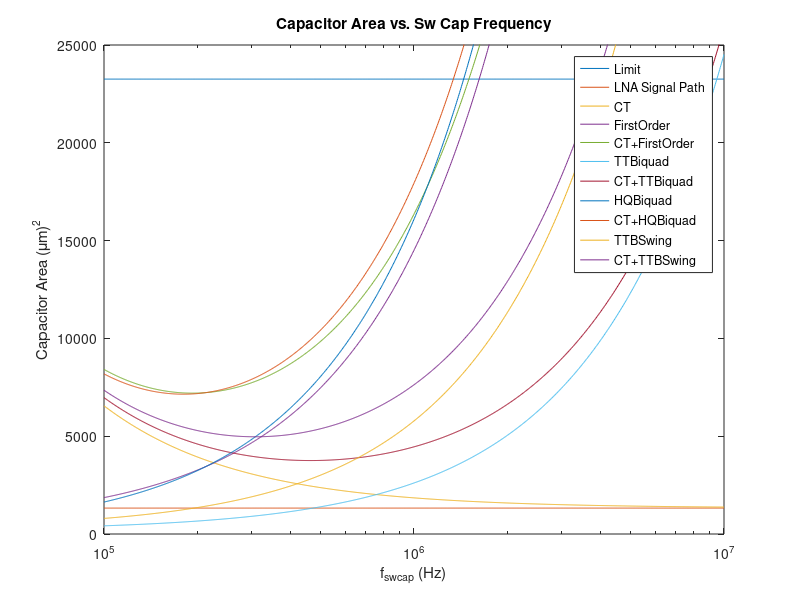
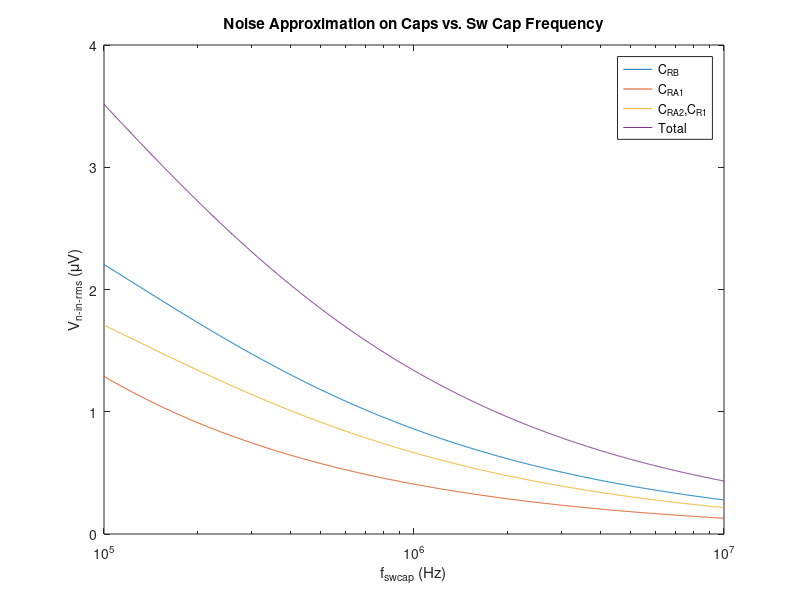
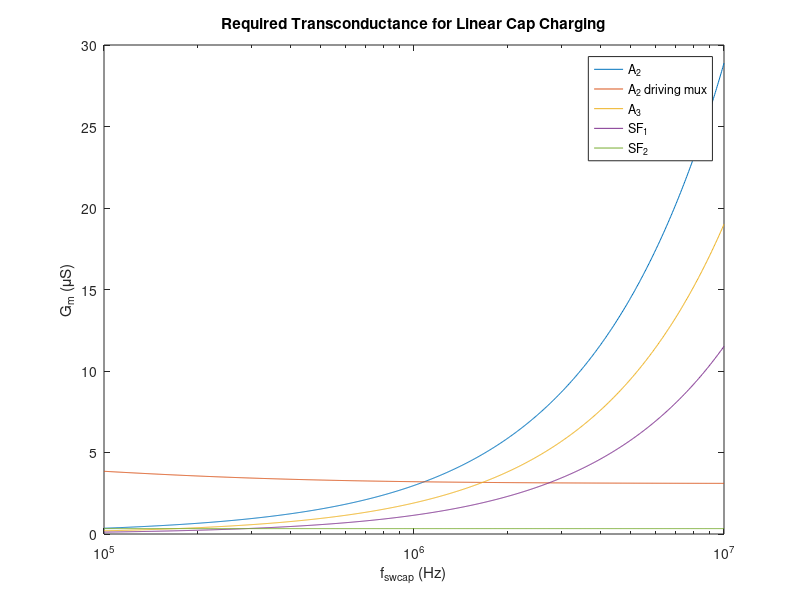
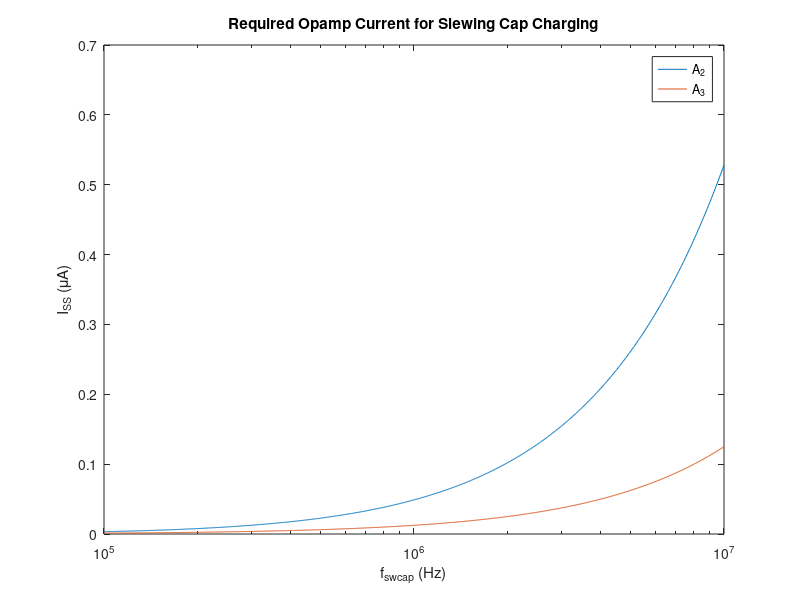

Here is the MATLAB script that generated these plots, in order: (Note: this script raises an error after producing the figures.)
% polymorph active swcap BPF calculations
% CRT
% 03/25/2020 - 07/22/2020

%% housekeeping
close all
clear all

%% design parameters

% basic
V_DD = 1.5;
gmid_WI = 25;

% info from pixel system-level design
C_in = 1e-12;

% number of sweep points
num_points = 1000;

% filter design
f_swcap = logspace(5,7,num_points)';
%f_swcap = 480e3;
f_HP = 300;
f_LP = 10e3;

% mux freq
f_mux = 32 * 30e3;

% first stage gain
A_1 = 100;
A_OL1 = 10000;
% first stage transconductance
g_m1 = 230e-6;
R_O1 = A_OL1 / g_m1;

% filter stage gain
A_f = 1;
% parasitic LPF gain (output of A3)
A_LP = 5/3;

% expected signal amplitudes
sig_AP = 2e-3;
sig_LFP = 3e-3;

% amplitude range
V_pp = 4e-3;
V_p = V_pp / 2;
V_p_single = V_p / 2;

% nonidealities
gain_error = 0.01;
% stopband is defined as the point where 20dB rolloff stops and
% the low-freq zero kicks in
stopband_edge = 5;

% settling accuracy and associated time constant
settle_acc = 0.001;
settling_TCs = -log(settle_acc);
% assumed compensation cap for OTAs
C_load = 100e-15;
% mux line wiring capacitance
C_mux = 20e-15;
% fraction of period available for settling
settling_frac = 0.4;

%% physical constants
k = 1.38e-23;
T = 273 + 37;

%% technology information
cap_per_area = 6.04e-15 / (2*2);    % [F/(um)^2]
cap_per_area_mos = 7.0e-15;
total_area = 152.5^2;
total_cap = total_area * cap_per_area;

area_limit = total_area * ones(num_points, 1);

%% area contrib of LNA signal-path caps
area_sig = 2 .* C_in ./ cap_per_area;

figure
semilogx(f_swcap, area_limit);
hold on
semilogx(f_swcap, area_sig * ones(num_points, 1));

%% area contrib of first-stage CT filter capacitor and signal-path caps
f_LPCT = f_swcap ./ 10;
C_L = g_m1 ./ (2*pi .* f_LPCT .* A_1);

area_CT = C_L ./ cap_per_area_mos + area_sig;

semilogx(f_swcap, area_CT);

%% design based on CT first-order BPF (see Vol. 1 p. 185)

% swcap filter cap calculations
C_4 = 10e-15;
noise_inref = sqrt(k*T ./ C_4) ./ A_1;

C_2 = f_swcap .* C_4 ./ (2*pi*f_HP);

C_1 = A_f .* C_2;

C_3 = (2*pi*f_LP) .* C_1 ./ f_swcap;

C_firstorder = 2.*(C_1 + C_2 + C_3 + C_4);

% area
area_firstorder = C_firstorder ./ cap_per_area;

% plots
semilogx(f_swcap, area_firstorder);
semilogx(f_swcap, area_firstorder+area_CT);

%% design based on CT biquad - TT

% biquad filter params
omega_0 = 2*pi*sqrt(f_HP .* f_LP);
BW = 2*pi*(f_LP - f_HP);
Q = omega_0 ./ BW;

% swcap filter cap calculations
C_RA = 10e-15;

R_A = 1 ./ (C_RA .* f_swcap);
C_A = 1 ./ (omega_0 .* R_A);

R_B = R_A .* Q;
C_RB = 1 ./ (R_B .* f_swcap);

R_1 = R_B ./ A_f;
C_R1 = 1 ./ (R_1 .* f_swcap);

C_biquad = 2.*(2.*(C_A + C_RA) + C_RB + C_R1);

% area
area_biquad = C_biquad ./ cap_per_area;

% plots
semilogx(f_swcap, area_biquad);
semilogx(f_swcap, area_biquad+area_CT);

%% design based on CT biquad - TT modified for high-Q

% swcap filter cap calculations
C_RAHQ = 10e-15;

R_AHQ = 1 ./ (C_RAHQ .* f_swcap);
C_AHQ = 1 ./ (omega_0 .* R_AHQ);

C_BHQ = C_AHQ ./ Q;

C_2HQ = A_f .* C_BHQ;

C_HQ = 2.*(2.*(C_AHQ + C_RAHQ) + C_BHQ + C_2HQ);

% area
area_HQ = C_HQ ./ cap_per_area;

% plots
semilogx(f_swcap, area_HQ);
semilogx(f_swcap, area_HQ+area_CT);

%% design based on CT biquad - TT with specified LPF gain

% ok to overwrite cap values if we end up using this topology

% 2 degrees of freedom: C_RA and C_RAP

% swcap filter cap calculations
C_RA = 40e-15;
R_A = 1 ./ (C_RA .* f_swcap);

R_1 = R_A ./ A_LP;
C_R1 = 1 ./ (R_1 .* f_swcap);

R_B = R_1 .* A_f;
C_RB = 1 ./ (R_B .* f_swcap);

C_A = 1./ (R_B .* BW);

C_RAP = 10e-15;
R_AP = 1 ./ (C_RAP .* f_swcap);

C_AP = 1 ./ (R_A .* R_AP .* C_A .* omega_0.^2);

C_biquad = 2.*(C_A + C_RA + C_AP + C_RAP + C_RB + C_R1);

% area
area_biquad = C_biquad ./ cap_per_area;

% plots
semilogx(f_swcap, area_biquad);
semilogx(f_swcap, area_biquad+area_CT);

%% plot settings
xlabel('f_{swcap} (Hz)');
ylabel('Capacitor Area (\mum)^2');
title('Capacitor Area vs. Sw Cap Frequency');
legend('Limit', 'LNA Signal Path', 'CT',...
    'FirstOrder', 'CT+FirstOrder',...
    'TTBiquad', 'CT+TTBiquad',...
    'HQBiquad', 'CT+HQBiquad',...
    'TTBSwing', 'CT+TTBSwing');
axis([1e5, 1e7, 0, 25000]);

%% further analysis of TT topology

% noise contribution of switches at each capacitor
% noise in power!
% assume that this sampled noise will appear spread over the fs/2 BW
noise_C_RB = 2.*k.*T ./ (C_A + C_RB);
noise_C_RAP = 2.*k.*T .* C_RA ./ (C_AP .* C_RB);
noise_C_RA = 2.*k.*T .* C_RA ./ (C_RB .* (C_A + C_RB));

% total noise - assume neglig contrib at C_A,
% and assume C_R1 yields same contrib as C_RA
noise_total = noise_C_RB + noise_C_RAP + 2.*noise_C_RA;
noise_total_sqrt = sqrt(noise_total);

% plot as a function of fs
figure
semilogx(f_swcap, sqrt(noise_C_RB)*1e6/A_1);
hold on
semilogx(f_swcap, sqrt(noise_C_RAP)*1e6/A_1);
semilogx(f_swcap, sqrt(noise_C_RA)*1e6/A_1);
semilogx(f_swcap, noise_total_sqrt*1e6/A_1);
xlabel('f_{swcap} (Hz)');
ylabel('V_{n-in-rms} (\muV)');
title('Noise Approximation on Caps vs. Sw Cap Frequency');
legend('C_{RB}', 'C_{RA1}', 'C_{RA2},C_{R1}', 'Total');

%% Source Follower Required Specs

% first calculate settling time: 0.4 of clock period
settling_time = settling_frac ./ f_swcap;
% associated time constant required
time_const = settling_time / settling_TCs;

% calculate gm required for this time constant
gm_SF1_req = C_R1 ./ time_const;

% power calculation
I_SF1_req = 2 .* (gm_SF1_req / gmid_WI);

%% Mux Driver Required Specs (A2 or SF2)

% first calculate settling time: 0.4 of mux clock period
settling_time_mux = settling_frac ./ f_mux;
% associated time constant required
time_const_mux = settling_time_mux / settling_TCs;

% if we use A2 to drive the mux line directly
% calculate equivalent cap used in time constant formula
cap_eq_2_mux = ((C_load+C_mux) .* max(C_R1, C_RA) +...
    (C_load+C_mux) .* (C_RB + C_A) +...
    max(C_R1, C_RA) .* (C_RB + C_A)) ./ (C_RB + C_A);
% calculate required gm
Gm_2_req_mux = cap_eq_2_mux ./ time_const_mux;
I_2_req_mux = 2 .* (Gm_2_req_mux / gmid_WI);

% if we use a source follower
% calculate gm required for this time constant
gm_SF2_req = C_mux ./ time_const_mux;
% power calculation
I_SF2_req = 2 .* (gm_SF2_req / gmid_WI);

%% Opamp Required Specs

% gain specs
A_3_required = 1 ./ (R_AP .* C_AP .* 2 * pi * stopband_edge);
A_2_required = (1-gain_error).*(1 + A_f) ./ gain_error;

% swing specs
A2_swing = sig_AP .* A_1 .* A_f;
A3_swing = sig_LFP .* A_1 .* A_LP;

% settling specs
% required Gm for each amp
cap_eq_2 = (C_load .* max(C_R1, C_RA) + C_load .* (C_RB + C_A) +...
    max(C_R1, C_RA) .* (C_RB + C_A)) ./ (C_RB + C_A);
cap_eq_3 = (C_load .* C_RAP + C_load .* C_AP + C_RAP .* C_AP) ./ C_AP;
Gm_2_req = cap_eq_2 ./ time_const;
Gm_3_req = cap_eq_3 ./ time_const;

% power calculation from linear-charging assumption
I_2_req = 2 .* (Gm_2_req / gmid_WI);
I_3_req = 2 .* (Gm_3_req / gmid_WI);
P_swcap = V_DD .* (I_2_req + I_3_req + I_SF1_req);
P_swcap_A2mux = V_DD .* (I_2_req_mux + I_3_req + I_SF1_req);
P_swcap_SFmux = V_DD .* (I_2_req + I_3_req + I_SF1_req + I_SF2_req);

% now what if amp is slewing?
slew_cap_2 = 1 ./ (1./(C_RB + C_A) + 1./(C_R1 + C_RA));
slew_cap_3 = 1 ./ (1./(C_AP) + 1./(C_RAP));
% assume main signal at A2 output is AP
Iss_2_req = A2_swing ./ settling_time .* slew_cap_2;
% assume main signal at A3 output is LFP
Iss_3_req = A3_swing ./ settling_time .* slew_cap_3;

% another view of bandwidth requirements: GBW
gain_A2 = max(C_RA, C_R1) ./ (C_RB + C_A);
gain_A3 = C_RAP ./ C_AP;
% calculate required BW
BW_req = 1 ./ (time_const .* 2 .* pi);
% calculate required GBW
GBW_A2 = gain_A2 .* BW_req;
GBW_A3 = gain_A3 .* BW_req;

figure
semilogx(f_swcap, Gm_2_req*1e6);
hold on
semilogx(f_swcap, Gm_2_req_mux*1e6);
semilogx(f_swcap, Gm_3_req*1e6);
semilogx(f_swcap, gm_SF1_req*1e6);
semilogx(f_swcap, gm_SF2_req*1e6*ones(size(gm_SF1_req)));
xlabel('f_{swcap} (Hz)');
ylabel('G_m (\muS)');
title('Required Transconductance for Linear Cap Charging');
legend('A_2', 'A_2 driving mux', 'A_3', 'SF_1', 'SF_2');

figure
semilogx(f_swcap, Iss_2_req*1e6);
hold on
semilogx(f_swcap, Iss_3_req*1e6);
xlabel('f_{swcap} (Hz)');
ylabel('I_{SS} (\muA)');
title('Required Opamp Current for Slewing Cap Charging');
legend('A_2', 'A_3');

figure
semilogx(f_swcap, GBW_A2/1e3);
hold on
semilogx(f_swcap, GBW_A3/1e3);
xlabel('f_{swcap} (Hz)');
ylabel('GBW (kHz)');
title('Required GBW for Closed-Loop Integrator Gain');
legend('A_2', 'A_3');

figure
yyaxis left
semilogx(f_swcap, P_swcap*1e6);
hold on
semilogx(f_swcap, P_swcap_A2mux*1e6);
semilogx(f_swcap, P_swcap_SFmux*1e6);
ylabel('P (\muW)');
yyaxis right
semilogx(f_swcap, area_biquad+area_CT);
ylabel('A (\mum)^2');
xlabel('f_{swcap} (Hz)');
title('Tradeoff Between Power and Area');
legend('P: no mux', 'P: A2 drives mux', 'P: SF drives mux', 'A');

%% appendix: confirming biquad frequency response (ideal)

% uses TT design with specified LPF gain
f = logspace(1,6,1000)';
jomega = 1i * f .* 2 .* pi;
num = jomega .* BW;
den = jomega.^2 + jomega .* BW + omega_0.^2;
TF = num./den;
TF_dB = 20.*log10(abs(TF));

num_LP = omega_0.^2 .* A_LP;
TF_LP = num_LP ./ den;
TF_LP_dB = 20.*log10(abs(TF_LP));

figure
semilogx(f, TF_dB);
axis([1e1, 1e6, -60, 20]);
hold on
semilogx(f, TF_LP_dB);
xlabel('f (Hz)');
ylabel('|H(f)| (dB)');
title('Desired biquad frequency response');
legend('BPF Output', 'LPF Output');

%% appendix: validation of z-domain transfer function

% uses TT design with specified LPF gain

% need to use only one switched-cap frequency for this
f_swcap = 480e3;

% swcap filter cap calculations
C_RA = 40e-15;
R_A = 1 ./ (C_RA .* f_swcap);

R_1 = R_A ./ A_LP;
C_R1 = 1 ./ (R_1 .* f_swcap);

R_B = R_1 .* A_f;
C_RB = 1 ./ (R_B .* f_swcap);

C_A = 1./ (R_B .* BW);

C_RAP = 10e-15;
R_AP = 1 ./ (C_RAP .* f_swcap);

C_AP = 1 ./ (R_A .* R_AP .* C_A .* omega_0.^2);

% validation
f = logspace(-3,6,1000)';
jomega = 1i .* f .* 2 .* pi;
num = -jomega .* C_R1 .* f_swcap ./ C_A;
den = (jomega).^2 + jomega .* C_RB .* f_swcap ./ C_A +...
    C_RA .* C_RAP .* (f_swcap).^2 ./ C_A ./ C_AP;
TF = num./den;
TF_dB = 20.*log10(abs(TF));

num_LP = -C_R1 .* C_RAP .* (f_swcap).^2 ./ C_A ./ C_AP;
TF_LP = num_LP ./ den;
TF_LP_dB = 20.*log10(abs(TF_LP));

z = exp(jomega ./ f_swcap);
diff = 1 - z.^-1;

num = -C_R1 .* C_AP .* diff;
den = C_A.*C_AP .* (diff).^2 + C_RB .* C_AP .* diff + C_RA.*C_RAP .* z.^-1;
num_LP = -C_R1 .* C_RAP;

ZTF = num./den;
ZTF_dB = 20.*log10(abs(ZTF));

ZTF_LP = num_LP ./ den;
ZTF_LP_dB = 20.*log10(abs(ZTF_LP));

figure
semilogx(f, TF_dB);
axis([1e-3, f_swcap/2, -60, 20]);
hold on
semilogx(f, ZTF_dB);
semilogx(f, TF_LP_dB);
semilogx(f, ZTF_LP_dB);
xlabel('f (Hz)');
ylabel('|H(f)| (dB)');
legend('BPF CT approx', 'BPF Actual DT', 'LPF CT approx', 'LPF Actual DT');
title('Comparison between CT approx and Actual DT (z-domain)');